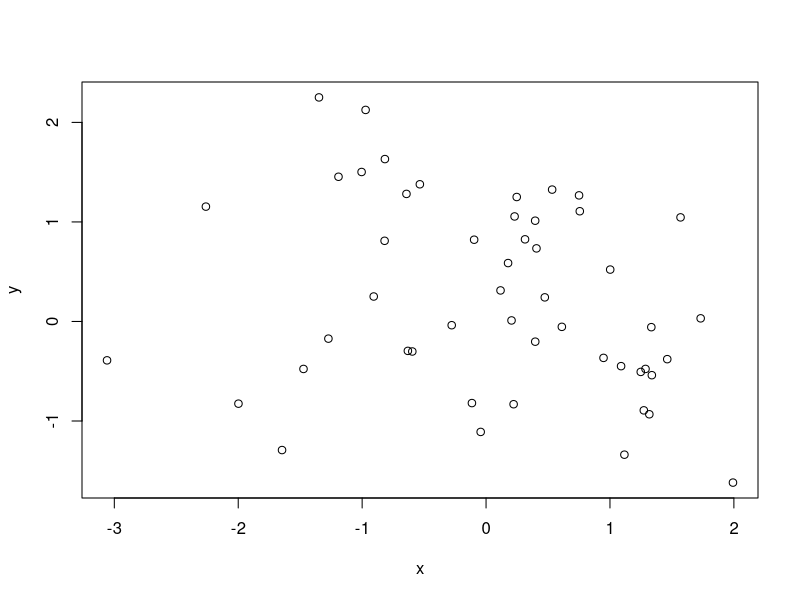

Write R code to recreate this figure.
## ---- chunk 1
x <- rnorm(50)
y <- rnorm(50)
## ---- chunk 2
plot(x = x, y = y)
